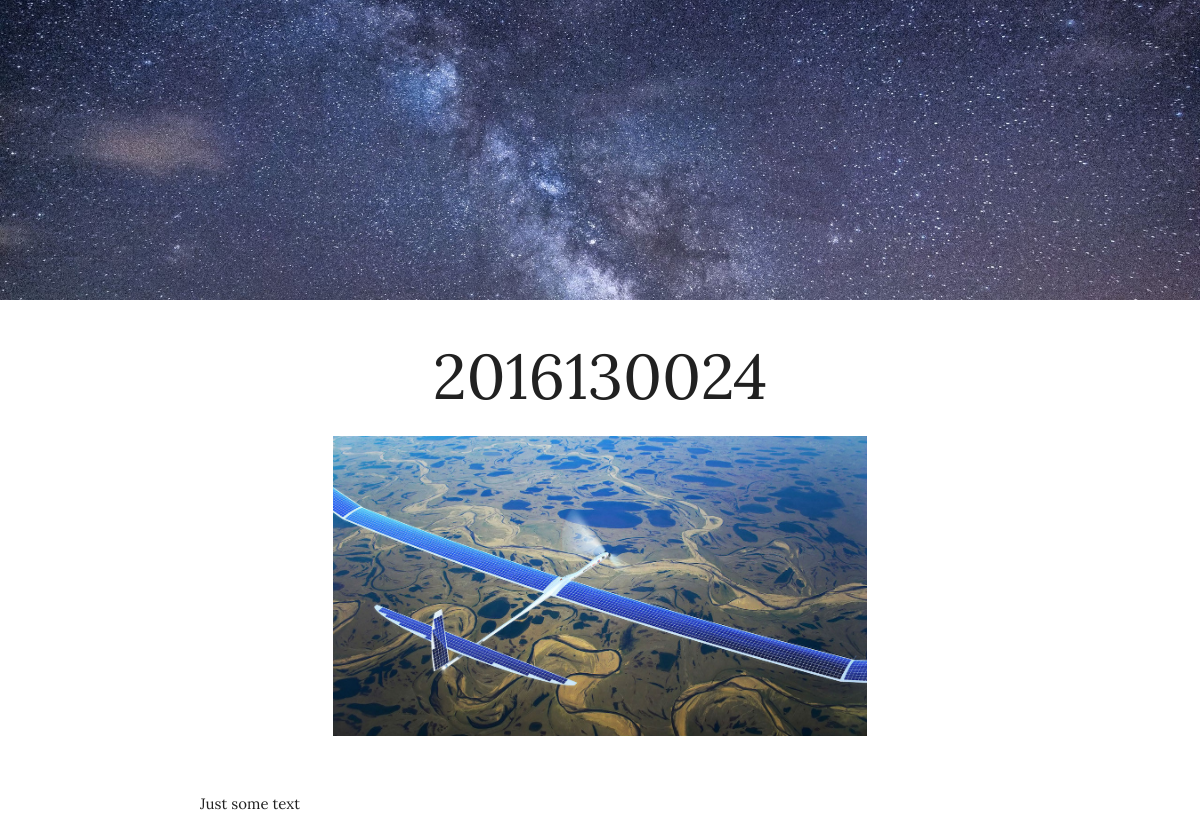
Screenshot of /drafts/None/ with the database file from the repository.
### drafts/models.py (models this page shows, shortened)
class drafts(models.Model):
    title = models.CharField(max_length = 100)
    body = models.TextField()
    date_of_update = models.DateField()
    date_of_publish = models.DateField()
    status = models.IntegerField()
    thumbnail = models.ImageField(upload_to = 'thumbs')
    author = models.CharField(max_length = 20)
    slug = models.SlugField()

### drafts/views.py (the view)
# urls.py: url(r'^(?P<slug>[\w-]+)/$',views.articleview,name="details"),
def articleview(request,slug):
    d = drafts.objects.get(slug = slug)
    bodylist = list(d.body.split('\n'))
    return render(request,'drafts/articleview.html',{'doc' : d , 'body1' : bodylist})

### drafts/templates/drafts/articleview.html (shortened to what this page needs)
{% load static from staticfiles  %}
<!doctype html>
<html lang="en">
    <head>
        <link rel="stylesheet" href="https://cdnjs.cloudflare.com/ajax/libs/materialize/1.0.0/css/materialize.min.css">
    </head>
    <body style="font-family: Lora,serif;">
        <div style="background-image: url('{% static 'blogbg.jpg' %}');background-repeat: no-repeat;background-position: center;background-size: cover;height:300px">
        </div>
        <h1 style="text-align: center">{{ doc.title }}</h1>
        <div style="text-align: center">
            <img src="{{ doc.thumbnail.url }}" style="height: 300px">
        </div>
        <p style="text-align: justify;margin: 50px 200px">
            {% for i in body1 %}
                {{ i }}<br>
            {% endfor %}
        </p>
    </body>
</html>

### rows the page displays
drafts: title "2016130024", thumbnail (picture), body1 "Just some text"
